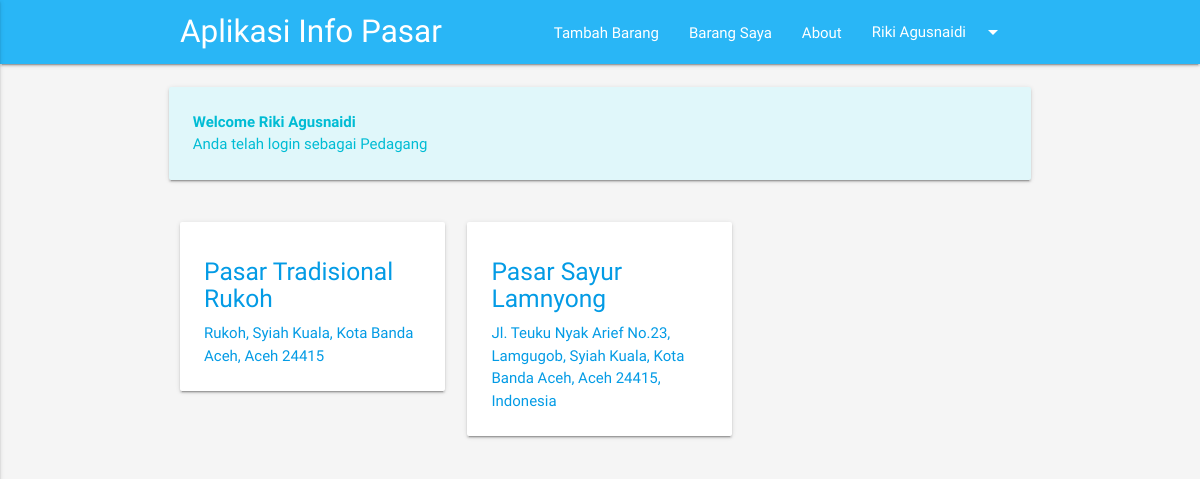
The app's page /index.php (signed in) with its own data.
### tables this page shows
CREATE TABLE `pasar` (
  `id_pasar` int(11) NOT NULL,
  `nama_pasar` varchar(50) NOT NULL,
  `alamat_pasar` text NOT NULL,
  `lat` varchar(10) NOT NULL,
  `long` varchar(10) NOT NULL
);

### index.php (the view, shortened to what this page needs)
<!DOCTYPE html>
<html lang="en">
<head>
  <link href="fonts/icon.css" rel="stylesheet">
  <link href="css/materialize.css" type="text/css" rel="stylesheet" media="screen,projection"/>
  <link href="css/style.css" type="text/css" rel="stylesheet" media="screen,projection"/>
</head>
<body class="grey lighten-4">
<?php include 'menu.php'; ?>
  <div class="container">
    <div class="section">
      <?php if (isset($_SESSION['status'])): ?>
      <div class="row">
        <div class="card cyan lighten-5">
          <div class="card-content cyan-text">
            <p class="single-alert">
              <b>Welcome <?= $_SESSION['nama']; ?></b>
              <p>Anda telah login sebagai
                <?php
                  if ($_SESSION['level'] == 1) {
                    echo "Pedagang";
                  }
                  elseif ($_SESSION['level'] == 2) {
                    echo "Pembeli";
                  }else{
                    echo "Jasa angkat barang";
                  }
                ?>
            </p>
          </div>
        </div>
      </div>
      <?php endif; ?>
      <div class="row">
        <?php
          $sql = mysqli_query($con, "SELECT * FROM pasar");
          while ($data = mysqli_fetch_object($sql)):
        ?>
        <div class="col s12 m6 l4">
          <div class="card horizontal">
            <div class="card-stacked waves-effect">
              <a href="pasar.php?id=<?= $data->id_pasar ?>"><div class="card-content">
                <h5><?= $data->nama_pasar ?></h5>
                <p><?= $data->alamat_pasar ?></p>
              </div></a>
            </div>
          </div>
        </div>
        <?php endwhile; ?>
      </div>
    </div>
  </div>
</body>
</html>

### records on screen
pasar: nama_pasar "Pasar Tradisional Rukoh", alamat_pasar "Rukoh, Syiah Kuala, Kota Banda Aceh, Aceh 24415"
pasar: nama_pasar "Pasar Sayur Lamnyong", alamat_pasar "Jl. Teuku Nyak Arief No.23, Lamgugob, Syiah Kuala, Kota Banda Aceh, Aceh 24415, Indonesia"

### other values on screen
$_SESSION['nama'] "Riki Agusnaidi"
